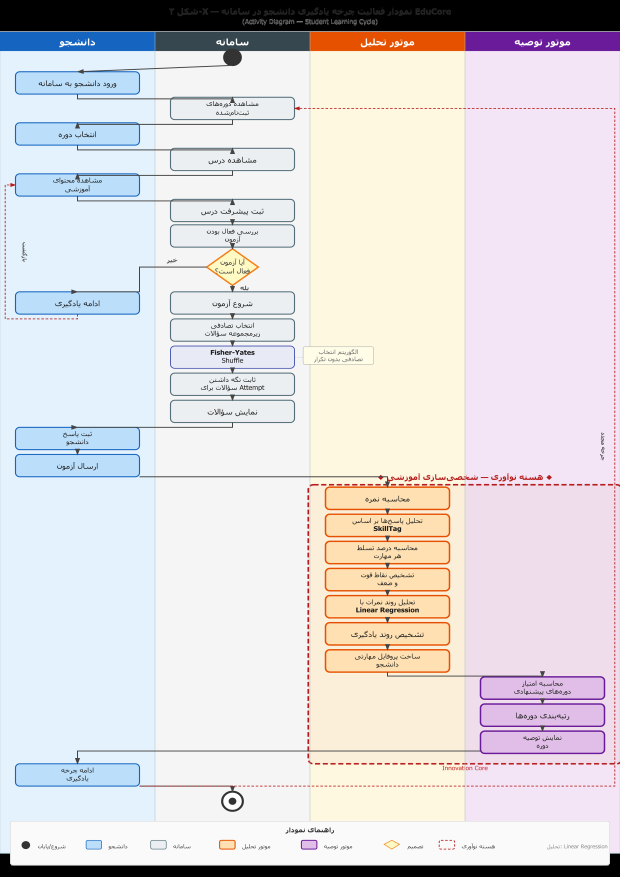
#> input picture educore-activity-diagram.png, 2480 x 3508 px (shown at 1/4 size)
$ python make-grayscale.py
#> lines starting #> are read from the running program, lines starting #| are printed output that depends on the picture
import sys, os
if sys.platform == 'win32':
    sys.stdout.reconfigure(encoding='utf-8')
from PIL import Image, ImageEnhance

INPUT = 'educore-activity-diagram.png'
OUTPUT = 'educore-activity-diagram-grayscale.png'

img = Image.open(INPUT)
#> img is the input picture: PIL image 2480x3508 RGB; mean R, G, B 221.3, 217.4, 219.6

# Convert to grayscale
gray = img.convert('L')
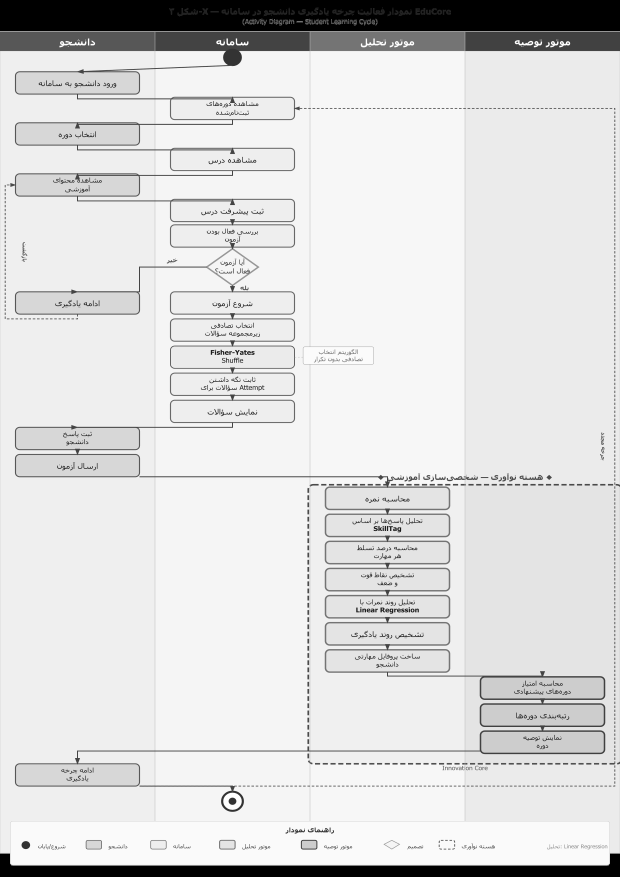
#> gray: PIL image 2480x3508 L (shown at 1/4 size); min 0, max 255, mean 218.7

# Enhance contrast slightly for better readability in print
enhancer = ImageEnhance.Contrast(gray)
gray = enhancer.enhance(1.15)

# Convert back to RGB (required for PNG compatibility with Word)
final = gray.convert('RGB')

# Save
final.save(OUTPUT, 'PNG', optimize=True)
sz = os.path.getsize(OUTPUT)
print(f'Grayscale: {final.size[0]}x{final.size[1]} ({sz/1024:.0f} KB)')
#| Grayscale: 2480x3508 (483 KB)
print(f'Saved: {OUTPUT}')
